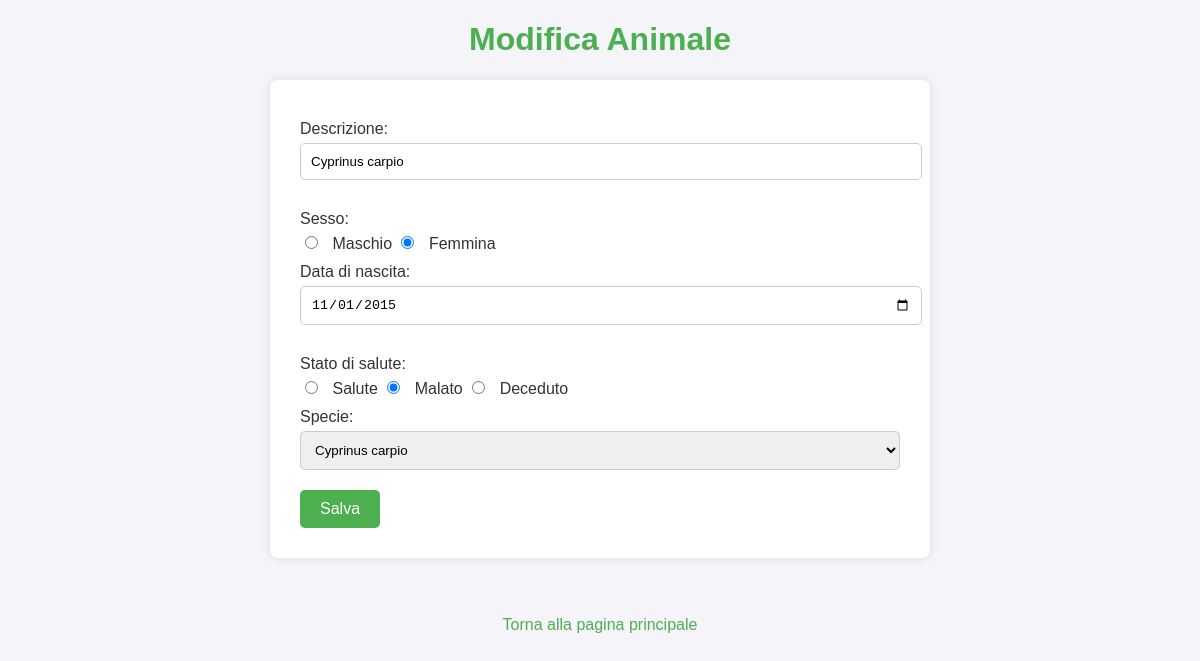
The page /editFauna.php?id=11 on the database its author committed.
### tables this page shows
CREATE TABLE `fauna` (
  `fau_id` int(11) NOT NULL,
  `fau_dex` varchar(100) NOT NULL,
  `fau_sesso` enum('M','F') NOT NULL,
  `fau_data_nascita` date NOT NULL,
  `fau_stato_salute` enum('S','M','D') NOT NULL,
  `fau_parco_id` int(11) NOT NULL,
  `fau_specie_spf_id` int(11) NOT NULL
);

### editFauna.php (the view, shortened to what this page needs)
<?php
$serverName = "localhost";
$dbUsername = "root";
$dbPassword = "";
$dbName = "5dzhengfujie";
$connection = new mysqli($serverName, $dbUsername, $dbPassword, $dbName);
$faunaId = $_GET['id'] ?? null;
$faunaData = [];
if ($faunaId) {
    $sql = "SELECT * FROM fauna WHERE fau_id = ?";
    $stmt = $connection->prepare($sql);
    $stmt->bind_param("i", $faunaId);
    $stmt->execute();
    $faunaData = $stmt->get_result()->fetch_assoc();
}
?>
<!DOCTYPE html>
<html lang="it">
<head>
    <link rel="stylesheet" href="style.css">
</head>
<body>
    <h1>Modifica Animale</h1>
    <form method="POST" action="">
        <label for="dex">Descrizione:</label>
        <input type="text" name="dex" value="<?php echo htmlspecialchars($faunaData['fau_dex'] ?? ''); ?>" required><br>
        <label for="sesso">Sesso:</label>
        <input type="radio" name="sesso" value="M" <?php echo ($faunaData['fau_sesso'] ?? '') === 'M' ? 'checked' : ''; ?> required> Maschio
        <input type="radio" name="sesso" value="F" <?php echo ($faunaData['fau_sesso'] ?? '') === 'F' ? 'checked' : ''; ?> required> Femmina<br>
        <label for="data_nascita">Data di nascita:</label>
        <input type="date" name="data_nascita" value="<?php echo htmlspecialchars($faunaData['fau_data_nascita'] ?? ''); ?>" required><br>
        <label for="stato_salute">Stato di salute:</label>
        <input type="radio" name="stato_salute" value="S" <?php echo ($faunaData['fau_stato_salute'] ?? '') === 'S' ? 'checked' : ''; ?> required> Salute
        <input type="radio" name="stato_salute" value="M" <?php echo ($faunaData['fau_stato_salute'] ?? '') === 'M' ? 'checked' : ''; ?> required> Malato
        <input type="radio" name="stato_salute" value="D" <?php echo ($faunaData['fau_stato_salute'] ?? '') === 'D' ? 'checked' : ''; ?> required> Deceduto<br>
        <label for="specie_id">Specie:</label>
        <select name="specie_id" required>
            <?php
            $specieQuery = "SELECT sfa_id, sfa_dex FROM specie_fauna";
            $specieResult = $connection->query($specieQuery);
            while ($specieRow = $specieResult->fetch_assoc()) {
                $selected = ($specieRow['sfa_id'] == ($faunaData['fau_specie_spf_id'] ?? '')) ? 'selected' : '';
                echo "<option value='" . $specieRow['sfa_id'] . "' $selected>" . $specieRow['sfa_dex'] . "</option>";
            }
            ?>
        </select><br>
        <button type="submit">Salva</button>
    </form>
    <br>
    <a href="tables.php">Torna alla pagina principale</a>
</body>
</html>

### style.css (style rules this page uses)
body { font-family: Arial, sans-serif; background-color: #f4f4f9; margin: 0; padding: 0; color: #333; }
h1, h2 { color: #4CAF50; text-align: center; }
form { background-color: white; padding: 30px; margin: 20px auto; width: 80%; max-width: 600px; box-shadow: 0 0 10px rgba(0, 0, 0, 0.1); border-radius: 8px; }
label { font-size: 16px; display: block; margin: 10px 0 5px; }
input[type="text"], input[type="date"], select, .form-group input { width: 100%; padding: 10px; margin-bottom: 20px; border: 1px solid #ccc; border-radius: 5px; }
input[type="radio"] { margin-right: 10px; }
button { background-color: #4CAF50; color: white; padding: 10px 20px; border: none; border-radius: 5px; font-size: 16px; cursor: pointer; transition: background-color 0.3s; }
a { display: block; text-align: center; margin-top: 20px; color: #4CAF50; text-decoration: none; }

### rows shown on the page
fauna: dex "Cyprinus carpio", fau_sesso "☑", data_nascita "11/01/2015", fau_stato_salute "☑"

### other values the page prints
form field specie_id "Cyprinus carpio"
